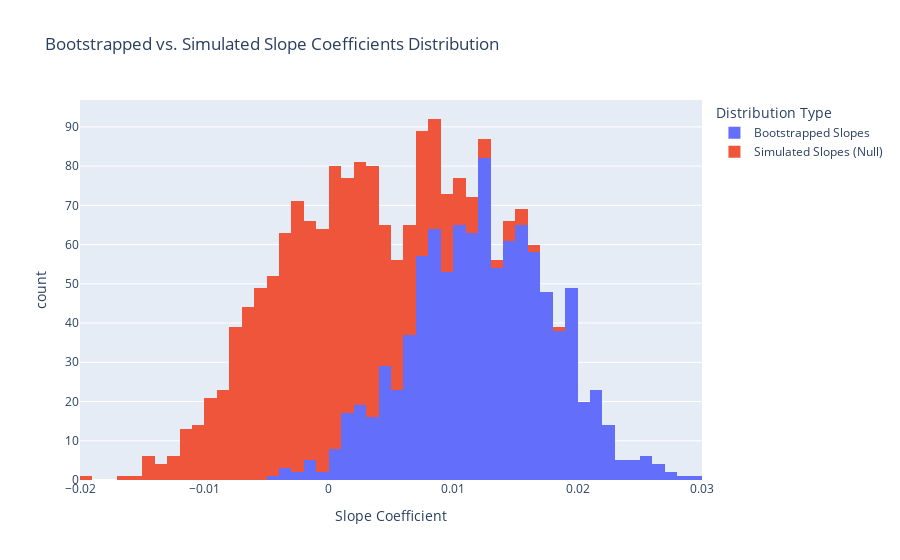

Notebook code cell kept with this figure:
### Markdown cell above
### 10. Let's now consider just the (*n=160*) long wait times (as specified in the code below), and write code to do the following:

1. create fitted **Simple Linear Regression** models for **boostrap samples** and collect and visualize the **bootstrapped sampling distribution** of the **fitted slope coefficients** of the fitted models;  


2. **simulate** samples (of size `n=160`) from a **Simple Linear Regression** model that uses $\beta_0 = 1.65$, $\beta_1 = 0$, $\sigma = 0.37$ along with the values of `waiting` for $x$ to create **simuations** of $Y$ and use these collect and visualize the **sampling distribution** of the **fitted slope coefficient** under a **null hypothesis** assumption of "no linear association (on average)"; then,  


3. report if $0$ is contained within a 95\% **bootstrapped confidence interval**; and if the **simulated p-value** matches `smf.ols('duration ~ waiting', data=old_faithful[long_wait]).fit().summary().tables[1]`?<br><br>

<details class="details-example"><summary style="color:blue"><u>Further Guidance</u></summary>

> _You'll need to create `for` loops to repeatedly create fitted **Simple Linear Regression** models using different samples, collecting the **fitted slope coeffient** created in each `for` loop "step" in order to visualize the **simulated sampling distributions**_
> 
> - _A **bootstrapped sample** of the "long wait times" dataset can be created with `old_faithful[long_wait].sample(n=long_wait.sum(), replace=True)`_
>
>
> - _A **simulated** version of the "long wait times under a null hypothesis assumption of **no linear association (on average)**" dataset can be created by first creating `old_faithful_simulation = old_faithful[long_wait].copy()` and then assigning the **simulated** it values with `old_faithful_simulation['duration'] = 1.65 + 0*old_faithful_simulation.waiting + stats.norm(loc=0, scale=0.37).rvs(size=long_wait.sum())`_ 
>
>  _The values $\beta_0 = 1.65$ and $\sigma = 0.37$ are chosen to match what is actually observed in the data, while $\beta_1 = 0$ is chosen to reflect a **null hypothesis** assumption of "no linear assocaition (on average)"; and, make sure that you understand why it is that_
>
>
> - _if `bootstrapped_slope_coefficients` is the `np.array` of your **bootstrapped slope coefficients** then `np.quantile(bootstrapped_slope_coefficients, [0.025, 0.975])` is a 95\% **bootstrapped confidence interval**_
> 
>
> - _if `simulated_slope_coefficients` is the `np.array` of your **fitted slope coefficients** **simulated** under a **null hypothesis** "no linear association (on average)" then `(np.abs(simulated_slope_coefficients) >= smf.ols('duration ~ waiting', data=old_faithful[long_wait]).fit().params[1]).mean()` is the **p-value** for the **simulated** **simulated sampling distribution of the slope coeficients** under a **null hypothesis** "no linear association (on average)"_

</details>
<br>

### Code cell
import numpy as np
import seaborn as sns
import statsmodels.formula.api as smf
import statsmodels.api as sm
import scipy.stats as stats
import plotly.express as px
import pandas as pd

# Load dataset
old_faithful = sns.load_dataset('geyser')

# Define long wait times
long_wait_limit = 71
long_wait = old_faithful.waiting > long_wait_limit
long_wait_data = old_faithful[long_wait]

# Fit the initial model to get observed slope for long wait times
observed_model = smf.ols('duration ~ waiting', data=long_wait_data).fit()
observed_slope = observed_model.params['waiting']  # Using label access here

# Bootstrap sampling for the slope coefficients
n_bootstraps = 1000  # Number of bootstrap samples
bootstrapped_slope_coefficients = []

for _ in range(n_bootstraps):
    # Generate a bootstrap sample
    bootstrap_sample = long_wait_data.sample(n=len(long_wait_data), replace=True)
    # Fit a linear regression model on the bootstrap sample
    bootstrap_model = smf.ols('duration ~ waiting', data=bootstrap_sample).fit()
    # Store the slope coefficient
    bootstrapped_slope_coefficients.append(bootstrap_model.params['waiting'])

# Calculate the 95% confidence interval for the bootstrapped slopes
boot_ci = np.quantile(bootstrapped_slope_coefficients, [0.025, 0.975])

# Simulated sampling under the null hypothesis of no association
simulated_slope_coefficients = []
beta_0 = 1.65
sigma = 0.37

for _ in range(n_bootstraps):
    # Create a simulated dataset with null hypothesis slope (beta_1 = 0)
    old_faithful_simulation = long_wait_data.copy()
    old_faithful_simulation['duration'] = (
        beta_0 + 0 * old_faithful_simulation.waiting + stats.norm(loc=0, scale=sigma).rvs(size=len(long_wait_data))
    )
    # Fit a model to the simulated data
    simulated_model = smf.ols('duration ~ waiting', data=old_faithful_simulation).fit()
    # Store the slope coefficient
    simulated_slope_coefficients.append(simulated_model.params['waiting'])

# Calculate the simulated p-value: Proportion of simulated slopes >= observed slope
simulated_p_value = (np.abs(simulated_slope_coefficients) >= np.abs(observed_slope)).mean()

# Visualization of the bootstrapped and simulated slope distributions
df = pd.DataFrame({
    'Bootstrapped Slopes': bootstrapped_slope_coefficients,
    'Simulated Slopes (Null)': simulated_slope_coefficients
})
fig = px.histogram(df, x=['Bootstrapped Slopes', 'Simulated Slopes (Null)'], nbins=50,
                   title="Bootstrapped vs. Simulated Slope Coefficients Distribution",
                   labels={'value': 'Slope Coefficient', 'variable': 'Distribution Type'})
fig.show()

# Print results
print("95% Bootstrapped Confidence Interval for Slope:", boot_ci)
print("Simulated p-value for the null hypothesis of no association:", simulated_p_value)

### Figure 1 — Plotly figure (JSON) as saved in the notebook; plotly's stock layout.template omitted (floating-point values rounded to 4 significant figures; data arrays with more than 128 entries replaced by an {"elided": "..."} marker saying what was removed)
{"data": [{"alignmentgroup": "True", "bingroup": "x", "hovertemplate": "Distribution Type=Bootstrapped Slopes<br>Slope Coefficient=%{x}<br>count=%{y}<extra></extra>", "legendgroup": "Bootstrapped Slopes", "marker": {"color": "#636efa", "pattern": {"shape": ""}}, "name": "Bootstrapped Slopes", "nbinsx": 50, "offsetgroup": "Bootstrapped Slopes", "orientation": "v", "showlegend": true, "type": "histogram", "x": {"elided": "1000 float values"}, "xaxis": "x", "yaxis": "y"}, {"alignmentgroup": "True", "bingroup": "x", "hovertemplate": "Distribution Type=Simulated Slopes (Null)<br>Slope Coefficient=%{x}<br>count=%{y}<extra></extra>", "legendgroup": "Simulated Slopes (Null)", "marker": {"color": "#EF553B", "pattern": {"shape": ""}}, "name": "Simulated Slopes (Null)", "nbinsx": 50, "offsetgroup": "Simulated Slopes (Null)", "orientation": "v", "showlegend": true, "type": "histogram", "x": {"elided": "1000 float values"}, "xaxis": "x", "yaxis": "y"}], "layout": {"barmode": "relative", "legend": {"title": {"text": "Distribution Type"}, "tracegroupgap": 0}, "title": {"text": "Bootstrapped vs. Simulated Slope Coefficients Distribution"}, "xaxis": {"anchor": "y", "domain": [0, 1], "title": {"text": "Slope Coefficient"}}, "yaxis": {"anchor": "x", "domain": [0, 1], "title": {"text": "count"}}}}
